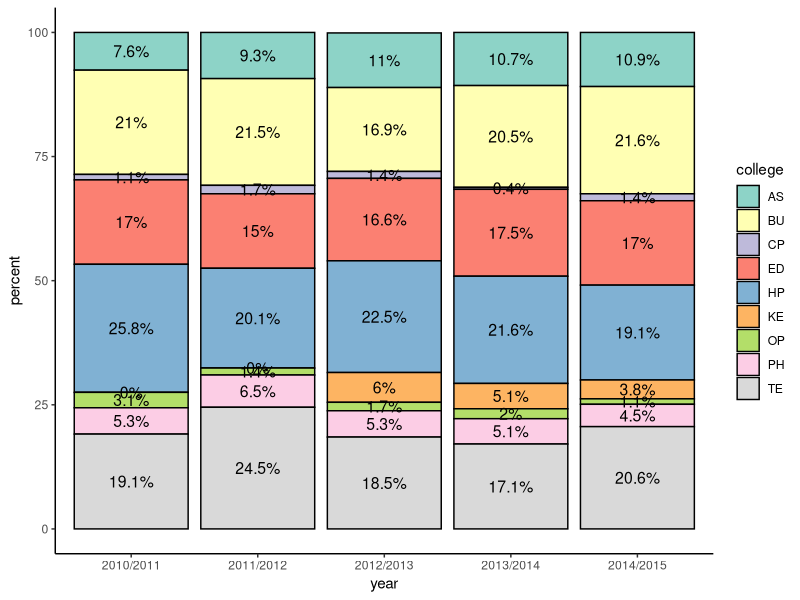
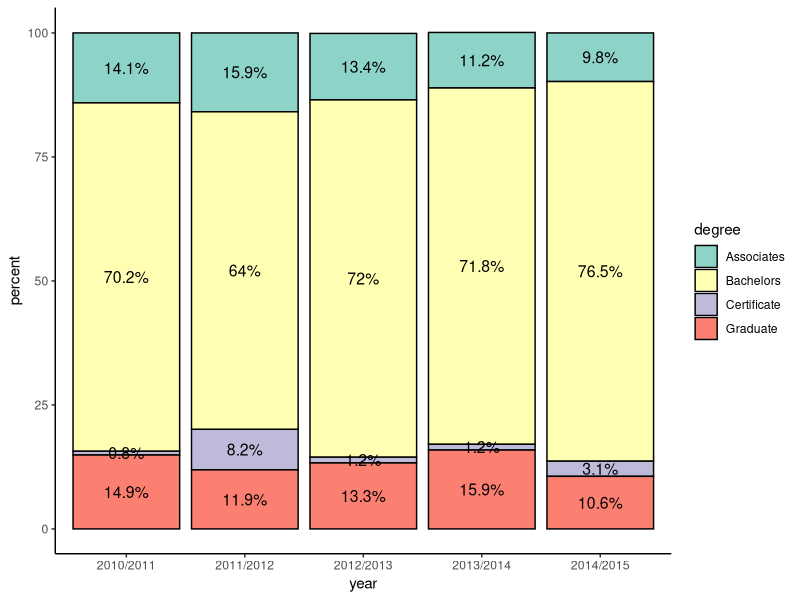
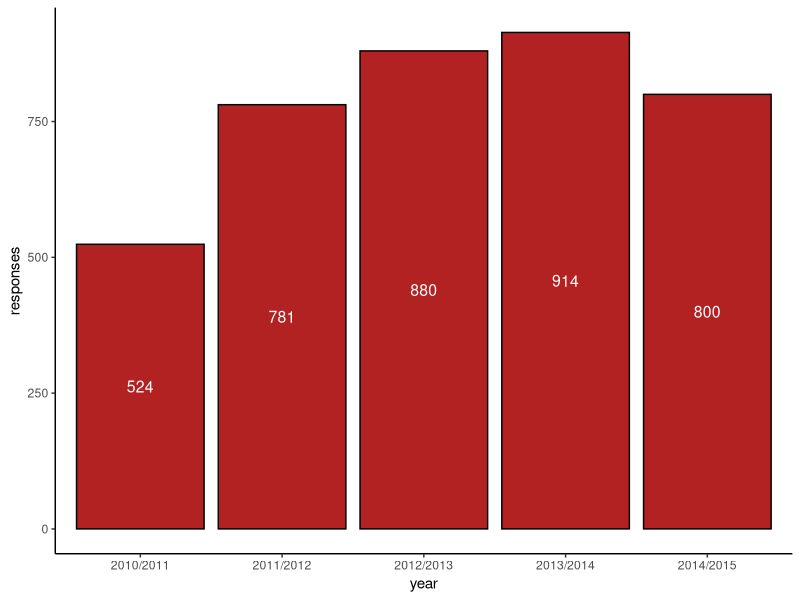
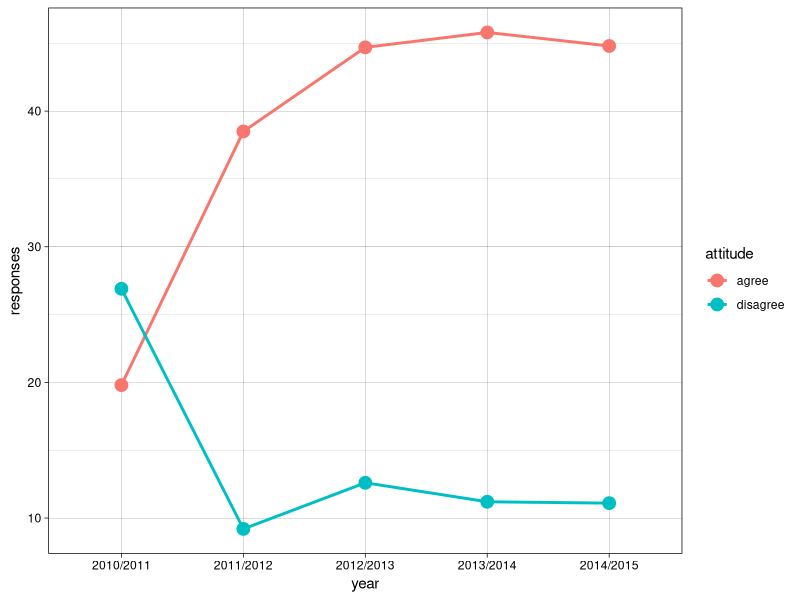

The R source for these figures, in order:
library(tidyverse)
library(plyr)
library(RColorBrewer)

myData <- read_csv("data/grad_survey_colleges.csv")
totals <- ddply(myData, "year", numcolwise(sum))
totalVec <- NULL
for (i in 1:5) {
	totalVec <- c(totalVec,rep(totals[i,2],9))
}
myData$percent <- round(myData$responses/totalVec*100,1)

degrees <- read_csv("data/grad_survey_degrees.csv")
totalDegrees <- ddply(degrees, "year", numcolwise(sum))
totalDegreeVec <- NULL
for (i in 1:5) {
	totalDegreeVec <- c(totalDegreeVec,rep(totalDegrees[i,2],4))
}
degrees$percent <- round(degrees$responses/totalDegreeVec*100,1)

myColors <- brewer.pal(9, "Set3")
ggplot(data = myData, aes(x=year, y=percent, group=college, fill=college, label=paste(percent,"%",sep=""))) +
	geom_bar(position="stack", stat="identity", colour="black") +
	geom_text(size = 4, position = position_stack(vjust = 0.5)) +
	scale_fill_manual(values=myColors) +
	theme_classic()

myColors2 <- brewer.pal(4, "Set3")
ggplot(data = degrees, aes(x=year, y=percent, group=degree, fill=degree, label=paste(percent,"%",sep=""))) +
	geom_bar(position="stack", stat="identity", colour="black") +
	geom_text(size = 4, position = position_stack(vjust = 0.5)) +
	scale_fill_manual(values=myColors2) +
	theme_classic()

ggplot(data = totals, aes(x=year, y=responses, label=responses)) +
	geom_bar(stat="identity", colour="black", fill="firebrick") +
	geom_text(size = 4, position = position_stack(vjust = 0.5), color="white") +
	theme_classic()

questions <- read_csv("data/grad_survey_questions.csv")
plot1 <- questions %>%
	filter(item==3)
plot1$disagree <- round((plot1$level1+plot1$level2)/totals$responses*100,1)
plot1$agree <- round(plot1$level4/totals$responses*100,1)



plot1 %>%
	gather(attitude,responses, agree:disagree) %>%
	ggplot(aes(x=year, y=responses, group=attitude, colour=attitude)) +
	geom_line(size=1) +
	geom_point(fill="white", size=4) +
	theme_linedraw()

